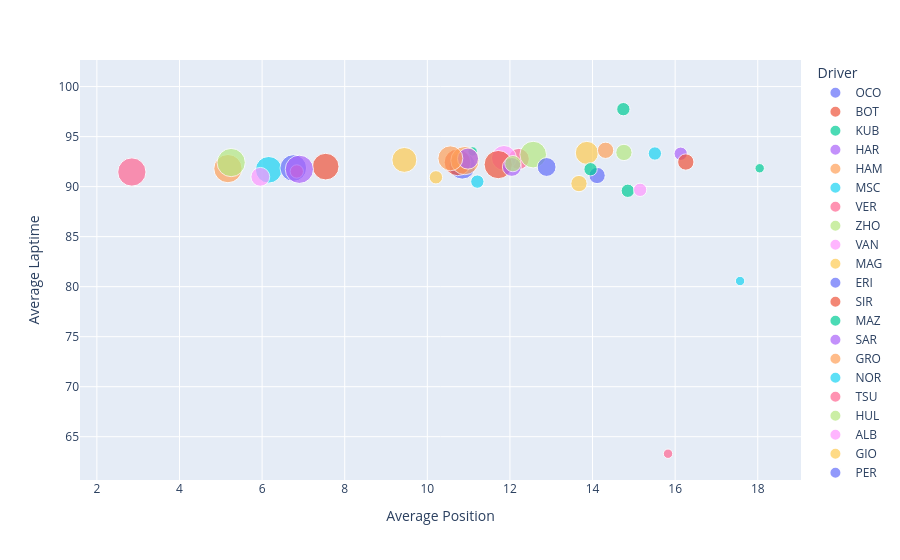

This figure's notebook cell:
### Code cell
laps.groupby('Driver').agg(F.mean('Position').alias('Average Position'), F.mean('total_laptime_secs').alias('Average Laptime'),F.countDistinct("year").alias("Years Raced")).plot.scatter(x='Average Position', y='Average Laptime',color='Driver',size='Years Raced')#.show()

### Figure 1 — Plotly figure (JSON) as saved in the notebook; plotly's stock layout.template omitted (floating-point values rounded to 4 significant figures)
{"data": [{"hovertemplate": "Driver=OCO<br>Average Position=%{x}<br>Average Laptime=%{y}<br>Years Raced=%{marker.size}<extra></extra>", "legendgroup": "OCO", "marker": {"color": "#636efa", "size": [8], "sizemode": "area", "sizeref": 0.0225, "symbol": "circle"}, "mode": "markers", "name": "OCO", "orientation": "v", "showlegend": true, "type": "scatter", "x": [10.85], "xaxis": "x", "y": [92.08], "yaxis": "y"}, {"hovertemplate": "Driver=BOT<br>Average Position=%{x}<br>Average Laptime=%{y}<br>Years Raced=%{marker.size}<extra></extra>", "legendgroup": "BOT", "marker": {"color": "#EF553B", "size": [8], "sizemode": "area", "sizeref": 0.0225, "symbol": "circle"}, "mode": "markers", "name": "BOT", "orientation": "v", "showlegend": true, "type": "scatter", "x": [10.73], "xaxis": "x", "y": [92.42], "yaxis": "y"}, {"hovertemplate": "Driver=KUB<br>Average Position=%{x}<br>Average Laptime=%{y}<br>Years Raced=%{marker.size}<extra></extra>", "legendgroup": "KUB", "marker": {"color": "#00cc96", "size": [2], "sizemode": "area", "sizeref": 0.0225, "symbol": "circle"}, "mode": "markers", "name": "KUB", "orientation": "v", "showlegend": true, "type": "scatter", "x": [14.85], "xaxis": "x", "y": [89.59], "yaxis": "y"}, {"hovertemplate": "Driver=HAR<br>Average Position=%{x}<br>Average Laptime=%{y}<br>Years Raced=%{marker.size}<extra></extra>", "legendgroup": "HAR", "marker": {"color": "#ab63fa", "size": [1], "sizemode": "area", "sizeref": 0.0225, "symbol": "circle"}, "mode": "markers", "name": "HAR", "orientation": "v", "showlegend": true, "type": "scatter", "x": [NaN], "xaxis": "x", "y": [98.9], "yaxis": "y"}, {"hovertemplate": "Driver=HAM<br>Average Position=%{x}<br>Average Laptime=%{y}<br>Years Raced=%{marker.size}<extra></extra>", "legendgroup": "HAM", "marker": {"color": "#FFA15A", "size": [9], "sizemode": "area", "sizeref": 0.0225, "symbol": "circle"}, "mode": "markers", "name": "HAM", "orientation": "v", "showlegend": true, "type": "scatter", "x": [5.173], "xaxis": "x", "y": [91.8], "yaxis": "y"}, {"hovertemplate": "Driver=MSC<br>Average Position=%{x}<br>Average Laptime=%{y}<br>Years Raced=%{marker.size}<extra></extra>", "legendgroup": "MSC", "marker": {"color": "#19d3f3", "size": [2], "sizemode": "area", "sizeref": 0.0225, "symbol": "circle"}, "mode": "markers", "name": "MSC", "orientation": "v", "showlegend": true, "type": "scatter", "x": [15.51], "xaxis": "x", "y": [93.31], "yaxis": "y"}, {"hovertemplate": "Driver=VER<br>Average Position=%{x}<br>Average Laptime=%{y}<br>Years Raced=%{marker.size}<extra></extra>", "legendgroup": "VER", "marker": {"color": "#FF6692", "size": [9], "sizemode": "area", "sizeref": 0.0225, "symbol": "circle"}, "mode": "markers", "name": "VER", "orientation": "v", "showlegend": true, "type": "scatter", "x": [2.847], "xaxis": "x", "y": [91.46], "yaxis": "y"}, {"hovertemplate": "Driver=ZHO<br>Average Position=%{x}<br>Average Laptime=%{y}<br>Years Raced=%{marker.size}<extra></extra>", "legendgroup": "ZHO", "marker": {"color": "#B6E880", "size": [3], "sizemode": "area", "sizeref": 0.0225, "symbol": "circle"}, "mode": "markers", "name": "ZHO", "orientation": "v", "showlegend": true, "type": "scatter", "x": [14.76], "xaxis": "x", "y": [93.41], "yaxis": "y"}, {"hovertemplate": "Driver=VAN<br>Average Position=%{x}<br>Average Laptime=%{y}<br>Years Raced=%{marker.size}<extra></extra>", "legendgroup": "VAN", "marker": {"color": "#FF97FF", "size": [1], "sizemode": "area", "sizeref": 0.0225, "symbol": "circle"}, "mode": "markers", "name": "VAN", "orientation": "v", "showlegend": true, "type": "scatter", "x": [NaN], "xaxis": "x", "y": [97.94], "yaxis": "y"}, {"hovertemplate": "Driver=MAG<br>Average Position=%{x}<br>Average Laptime=%{y}<br>Years Raced=%{marker.size}<extra></extra>", "legendgroup": "MAG", "marker": {"color": "#FECB52", "size": [6], "sizemode": "area", "sizeref": 0.0225, "symbol": "circle"}, "mode": "markers", "name": "MAG", "orientation": "v", "showlegend": true, "type": "scatter", "x": [13.86], "xaxis": "x", "y": [93.37], "yaxis": "y"}, {"hovertemplate": "Driver=ERI<br>Average Position=%{x}<br>Average Laptime=%{y}<br>Years Raced=%{marker.size}<extra></extra>", "legendgroup": "ERI", "marker": {"color": "#636efa", "size": [1], "sizemode": "area", "sizeref": 0.0225, "symbol": "circle"}, "mode": "markers", "name": "ERI", "orientation": "v", "showlegend": true, "type": "scatter", "x": [NaN], "xaxis": "x", "y": [100.0], "yaxis": "y"}, {"hovertemplate": "Driver=SIR<br>Average Position=%{x}<br>Average Laptime=%{y}<br>Years Raced=%{marker.size}<extra></extra>", "legendgroup": "SIR", "marker": {"color": "#EF553B", "size": [1], "sizemode": "area", "sizeref": 0.0225, "symbol": "circle"}, "mode": "markers", "name": "SIR", "orientation": "v", "showlegend": true, "type": "scatter", "x": [NaN], "xaxis": "x", "y": [98.94], "yaxis": "y"}, {"hovertemplate": "Driver=MAZ<br>Average Position=%{x}<br>Average Laptime=%{y}<br>Years Raced=%{marker.size}<extra></extra>", "legendgroup": "MAZ", "marker": {"color": "#00cc96", "size": [1], "sizemode": "area", "sizeref": 0.0225, "symbol": "circle"}, "mode": "markers", "name": "MAZ", "orientation": "v", "showlegend": true, "type": "scatter", "x": [18.05], "xaxis": "x", "y": [91.83], "yaxis": "y"}, {"hovertemplate": "Driver=SAR<br>Average Position=%{x}<br>Average Laptime=%{y}<br>Years Raced=%{marker.size}<extra></extra>", "legendgroup": "SAR", "marker": {"color": "#ab63fa", "size": [2], "sizemode": "area", "sizeref": 0.0225, "symbol": "circle"}, "mode": "markers", "name": "SAR", "orientation": "v", "showlegend": true, "type": "scatter", "x": [16.13], "xaxis": "x", "y": [93.29], "yaxis": "y"}, {"hovertemplate": "Driver=GRO<br>Average Position=%{x}<br>Average Laptime=%{y}<br>Years Raced=%{marker.size}<extra></extra>", "legendgroup": "GRO", "marker": {"color": "#FFA15A", "size": [3], "sizemode": "area", "sizeref": 0.0225, "symbol": "circle"}, "mode": "markers", "name": "GRO", "orientation": "v", "showlegend": true, "type": "scatter", "x": [14.32], "xaxis": "x", "y": [93.63], "yaxis": "y"}, {"hovertemplate": "Driver=NOR<br>Average Position=%{x}<br>Average Laptime=%{y}<br>Years Raced=%{marker.size}<extra></extra>", "legendgroup": "NOR", "marker": {"color": "#19d3f3", "size": [8], "sizemode": "area", "sizeref": 0.0225, "symbol": "circle"}, "mode": "markers", "name": "NOR", "orientation": "v", "showlegend": true, "type": "scatter", "x": [6.16], "xaxis": "x", "y": [91.68], "yaxis": "y"}, {"hovertemplate": "Driver=TSU<br>Average Position=%{x}<br>Average Laptime=%{y}<br>Years Raced=%{marker.size}<extra></extra>", "legendgroup": "TSU", "marker": {"color": "#FF6692", "size": [5], "sizemode": "area", "sizeref": 0.0225, "symbol": "circle"}, "mode": "markers", "name": "TSU", "orientation": "v", "showlegend": true, "type": "scatter", "x": [12.21], "xaxis": "x", "y": [92.77], "yaxis": "y"}, {"hovertemplate": "Driver=HUL<br>Average Position=%{x}<br>Average Laptime=%{y}<br>Years Raced=%{marker.size}<extra></extra>", "legendgroup": "HUL", "marker": {"color": "#B6E880", "size": [8], "sizemode": "area", "sizeref": 0.0225, "symbol": "circle"}, "mode": "markers", "name": "HUL", "orientation": "v", "showlegend": true, "type": "scatter", "x": [12.56], "xaxis": "x", "y": [93.2], "yaxis": "y"}, {"hovertemplate": "Driver=ALB<br>Average Position=%{x}<br>Average Laptime=%{y}<br>Years Raced=%{marker.size}<extra></extra>", "legendgroup": "ALB", "marker": {"color": "#FF97FF", "size": [7], "sizemode": "area", "sizeref": 0.0225, "symbol": "circle"}, "mode": "markers", "name": "ALB", "orientation": "v", "showlegend": true, "type": "scatter", "x": [11.86], "xaxis": "x", "y": [92.87], "yaxis": "y"}, {"hovertemplate": "Driver=GIO<br>Average Position=%{x}<br>Average Laptime=%{y}<br>Years Raced=%{marker.size}<extra></extra>", "legendgroup": "GIO", "marker": {"color": "#FECB52", "size": [3], "sizemode": "area", "sizeref": 0.0225, "symbol": "circle"}, "mode": "markers", "name": "GIO", "orientation": "v", "showlegend": true, "type": "scatter", "x": [13.67], "xaxis": "x", "y": [90.31], "yaxis": "y"}, {"hovertemplate": "Driver=PER<br>Average Position=%{x}<br>Average Laptime=%{y}<br>Years Raced=%{marker.size}<extra></extra>", "legendgroup": "PER", "marker": {"color": "#636efa", "size": [8], "sizemode": "area", "sizeref": 0.0225, "symbol": "circle"}, "mode": "markers", "name": "PER", "orientation": "v", "showlegend": true, "type": "scatter", "x": [6.756], "xaxis": "x", "y": [91.86], "yaxis": "y"}, {"hovertemplate": "Driver=STR<br>Average Position=%{x}<br>Average Laptime=%{y}<br>Years Raced=%{marker.size}<extra></extra>", "legendgroup": "STR", "marker": {"color": "#EF553B", "size": [9], "sizemode": "area", "sizeref": 0.0225, "symbol": "circle"}, "mode": "markers", "name": "STR", "orientation": "v", "showlegend": true, "type": "scatter", "x": [11.72], "xaxis": "x", "y": [92.2], "yaxis": "y"}, {"hovertemplate": "Driver=LIN<br>Average Position=%{x}<br>Average Laptime=%{y}<br>Years Raced=%{marker.size}<extra></extra>", "legendgroup": "LIN", "marker": {"color": "#00cc96", "size": [1], "sizemode": "area", "sizeref": 0.0225, "symbol": "circle"}, "mode": "markers", "name": "LIN", "orientation": "v", "showlegend": true, "type": "scatter", "x": [11.1], "xaxis": "x", "y": [93.52], "yaxis": "y"}, {"hovertemplate": "Driver=LAW<br>Average Position=%{x}<br>Average Laptime=%{y}<br>Years Raced=%{marker.size}<extra></extra>", "legendgroup": "LAW", "marker": {"color": "#ab63fa", "size": [4], "sizemode": "area", "sizeref": 0.0225, "symbol": "circle"}, "mode": "markers", "name": "LAW", "orientation": "v", "showlegend": true, "type": "scatter", "x": [12.05], "xaxis": "x", "y": [91.97], "yaxis": "y"}, {"hovertemplate": "Driver=GAS<br>Average Position=%{x}<br>Average Laptime=%{y}<br>Years Raced=%{marker.size}<extra></extra>", "legendgroup": "GAS", "marker": {"color": "#FFA15A", "size": [9], "sizemode": "area", "sizeref": 0.0225, "symbol": "circle"}, "mode": "markers", "name": "GAS", "orientation": "v", "showlegend": true, "type": "scatter", "x": [10.91], "xaxis": "x", "y": [92.6], "yaxis": "y"}, {"hovertemplate": "Driver=FIT<br>Average Position=%{x}<br>Average Laptime=%{y}<br>Years Raced=%{marker.size}<extra></extra>", "legendgroup": "FIT", "marker": {"color": "#19d3f3", "size": [1], "sizemode": "area", "sizeref": 0.0225, "symbol": "circle"}, "mode": "markers", "name": "FIT", "orientation": "v", "showlegend": true, "type": "scatter", "x": [17.57], "xaxis": "x", "y": [80.57], "yaxis": "y"}, {"hovertemplate": "Driver=AIT<br>Average Position=%{x}<br>Average Laptime=%{y}<br>Years Raced=%{marker.size}<extra></extra>", "legendgroup": "AIT", "marker": {"color": "#FF6692", "size": [1], "sizemode": "area", "sizeref": 0.0225, "symbol": "circle"}, "mode": "markers", "name": "AIT", "orientation": "v", "showlegend": true, "type": "scatter", "x": [15.83], "xaxis": "x", "y": [63.3], "yaxis": "y"}, {"hovertemplate": "Driver=LEC<br>Average Position=%{x}<br>Average Laptime=%{y}<br>Years Raced=%{marker.size}<extra></extra>", "legendgroup": "LEC", "marker": {"color": "#B6E880", "size": [9], "sizemode": "area", "sizeref": 0.0225, "symbol": "circle"}, "mode": "markers", "name": "LEC", "orientation": "v", "showlegend": true, "type": "scatter", "x": [5.251], "xaxis": "x", "y": [92.41], "yaxis": "y"}, {"hovertemplate": "Driver=DEV<br>Average Position=%{x}<br>Average Laptime=%{y}<br>Years Raced=%{marker.size}<extra></extra>", "legendgroup": "DEV", "marker": {"color": "#FF97FF", "size": [2], "sizemode": "area", "sizeref": 0.0225, "symbol": "circle"}, "mode": "markers", "name": "DEV", "orientation": "v", "showlegend": true, "type": "scatter", "x": [15.15], "xaxis": "x", "y": [89.68], "yaxis": "y"}, {"hovertemplate": "Driver=HAD<br>Average Position=%{x}<br>Average Laptime=%{y}<br>Years Raced=%{marker.size}<extra></extra>", "legendgroup": "HAD", "marker": {"color": "#FECB52", "size": [2], "sizemode": "area", "sizeref": 0.0225, "symbol": "circle"}, "mode": "markers", "name": "HAD", "orientation": "v", "showlegend": true, "type": "scatter", "x": [10.21], "xaxis": "x", "y": [90.93], "yaxis": "y"}, {"hovertemplate": "Driver=COL<br>Average Position=%{x}<br>Average Laptime=%{y}<br>Years Raced=%{marker.size}<extra></extra>", "legendgroup": "COL", "marker": {"color": "#636efa", "size": [3], "sizemode": "area", "sizeref": 0.0225, "symbol": "circle"}, "mode": "markers", "name": "COL", "orientation": "v", "showlegend": true, "type": "scatter", "x": [14.11], "xaxis": "x", "y": [91.11], "yaxis": "y"}, {"hovertemplate": "Driver=RUS<br>Average Position=%{x}<br>Average Laptime=%{y}<br>Years Raced=%{marker.size}<extra></extra>", "legendgroup": "RUS", "marker": {"color": "#EF553B", "size": [8], "sizemode": "area", "sizeref": 0.0225, "symbol": "circle"}, "mode": "markers", "name": "RUS", "orientation": "v", "showlegend": true, "type": "scatter", "x": [7.539], "xaxis": "x", "y": [92.0], "yaxis": "y"}, {"hovertemplate": "Driver=BOR<br>Average Position=%{x}<br>Average Laptime=%{y}<br>Years Raced=%{marker.size}<extra></extra>", "legendgroup": "BOR", "marker": {"color": "#00cc96", "size": [2], "sizemode": "area", "sizeref": 0.0225, "symbol": "circle"}, "mode": "markers", "name": "BOR", "orientation": "v", "showlegend": true, "type": "scatter", "x": [13.95], "xaxis": "x", "y": [91.74], "yaxis": "y"}, {"hovertemplate": "Driver=VET<br>Average Position=%{x}<br>Average Laptime=%{y}<br>Years Raced=%{marker.size}<extra></extra>", "legendgroup": "VET", "marker": {"color": "#ab63fa", "size": [5], "sizemode": "area", "sizeref": 0.0225, "symbol": "circle"}, "mode": "markers", "name": "VET", "orientation": "v", "showlegend": true, "type": "scatter", "x": [10.98], "xaxis": "x", "y": [92.8], "yaxis": "y"}, {"hovertemplate": "Driver=RIC<br>Average Position=%{x}<br>Average Laptime=%{y}<br>Years Raced=%{marker.size}<extra></extra>", "legendgroup": "RIC", "marker": {"color": "#FFA15A", "size": [7], "sizemode": "area", "sizeref": 0.0225, "symbol": "circle"}, "mode": "markers", "name": "RIC", "orientation": "v", "showlegend": true, "type": "scatter", "x": [10.56], "xaxis": "x", "y": [92.83], "yaxis": "y"}, {"hovertemplate": "Driver=KVY<br>Average Position=%{x}<br>Average Laptime=%{y}<br>Years Raced=%{marker.size}<extra></extra>", "legendgroup": "KVY", "marker": {"color": "#19d3f3", "size": [2], "sizemode": "area", "sizeref": 0.0225, "symbol": "circle"}, "mode": "markers", "name": "KVY", "orientation": "v", "showlegend": true, "type": "scatter", "x": [11.21], "xaxis": "x", "y": [90.5], "yaxis": "y"}, {"hovertemplate": "Driver=ANT<br>Average Position=%{x}<br>Average Laptime=%{y}<br>Years Raced=%{marker.size}<extra></extra>", "legendgroup": "ANT", "marker": {"color": "#FF6692", "size": [2], "sizemode": "area", "sizeref": 0.0225, "symbol": "circle"}, "mode": "markers", "name": "ANT", "orientation": "v", "showlegend": true, "type": "scatter", "x": [6.84], "xaxis": "x", "y": [91.52], "yaxis": "y"}, {"hovertemplate": "Driver=BEA<br>Average Position=%{x}<br>Average Laptime=%{y}<br>Years Raced=%{marker.size}<extra></extra>", "legendgroup": "BEA", "marker": {"color": "#B6E880", "size": [3], "sizemode": "area", "sizeref": 0.0225, "symbol": "circle"}, "mode": "markers", "name": "BEA", "orientation": "v", "showlegend": true, "type": "scatter", "x": [12.07], "xaxis": "x", "y": [92.3], "yaxis": "y"}, {"hovertemplate": "Driver=PIA<br>Average Position=%{x}<br>Average Laptime=%{y}<br>Years Raced=%{marker.size}<extra></extra>", "legendgroup": "PIA", "marker": {"color": "#FF97FF", "size": [4], "sizemode": "area", "sizeref": 0.0225, "symbol": "circle"}, "mode": "markers", "name": "PIA", "orientation": "v", "showlegend": true, "type": "scatter", "x": [5.957], "xaxis": "x", "y": [90.98], "yaxis": "y"}, {"hovertemplate": "Driver=ALO<br>Average Position=%{x}<br>Average Laptime=%{y}<br>Years Raced=%{marker.size}<extra></extra>", "legendgroup": "ALO", "marker": {"color": "#FECB52", "size": [7], "sizemode": "area", "sizeref": 0.0225, "symbol": "circle"}, "mode": "markers", "name": "ALO", "orientation": "v", "showlegend": true, "type": "scatter", "x": [9.444], "xaxis": "x", "y": [92.67], "yaxis": "y"}, {"hovertemplate": "Driver=RAI<br>Average Position=%{x}<br>Average Laptime=%{y}<br>Years Raced=%{marker.size}<extra></extra>", "legendgroup": "RAI", "marker": {"color": "#636efa", "size": [4], "sizemode": "area", "sizeref": 0.0225, "symbol": "circle"}, "mode": "markers", "name": "RAI", "orientation": "v", "showlegend": true, "type": "scatter", "x": [12.89], "xaxis": "x", "y": [91.96], "yaxis": "y"}, {"hovertemplate": "Driver=LAT<br>Average Position=%{x}<br>Average Laptime=%{y}<br>Years Raced=%{marker.size}<extra></extra>", "legendgroup": "LAT", "marker": {"color": "#EF553B", "size": [3], "sizemode": "area", "sizeref": 0.0225, "symbol": "circle"}, "mode": "markers", "name": "LAT", "orientation": "v", "showlegend": true, "type": "scatter", "x": [16.26], "xaxis": "x", "y": [92.46], "yaxis": "y"}, {"hovertemplate": "Driver=DOO<br>Average Position=%{x}<br>Average Laptime=%{y}<br>Years Raced=%{marker.size}<extra></extra>", "legendgroup": "DOO", "marker": {"color": "#00cc96", "size": [2], "sizemode": "area", "sizeref": 0.0225, "symbol": "circle"}, "mode": "markers", "name": "DOO", "orientation": "v", "showlegend": true, "type": "scatter", "x": [14.75], "xaxis": "x", "y": [97.74], "yaxis": "y"}, {"hovertemplate": "Driver=SAI<br>Average Position=%{x}<br>Average Laptime=%{y}<br>Years Raced=%{marker.size}<extra></extra>", "legendgroup": "SAI", "marker": {"color": "#ab63fa", "size": [9], "sizemode": "area", "sizeref": 0.0225, "symbol": "circle"}, "mode": "markers", "name": "SAI", "orientation": "v", "showlegend": true, "type": "scatter", "x": [6.902], "xaxis": "x", "y": [91.73], "yaxis": "y"}], "layout": {"legend": {"itemsizing": "constant", "title": {"text": "Driver"}, "tracegroupgap": 0}, "margin": {"t": 60}, "xaxis": {"anchor": "y", "domain": [0, 1], "title": {"text": "Average Position"}}, "yaxis": {"anchor": "x", "domain": [0, 1], "title": {"text": "Average Laptime"}}}}
